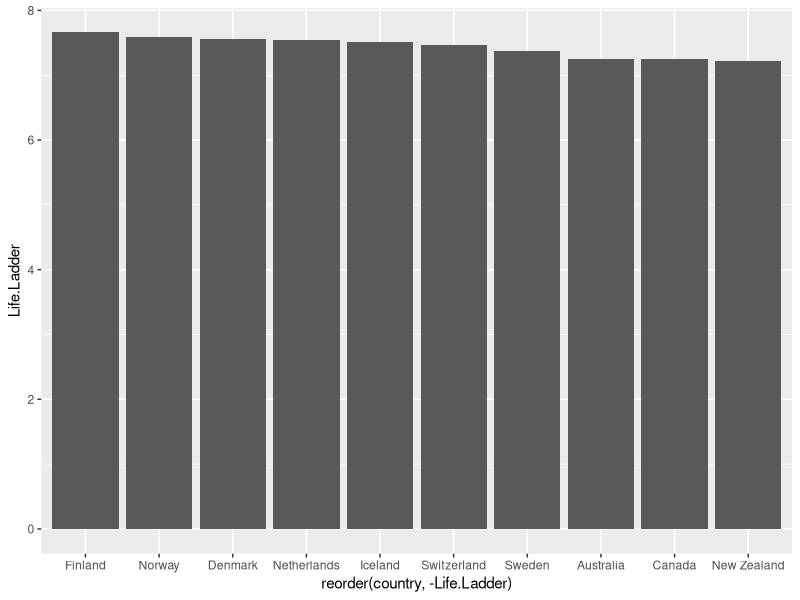

Generate this figure with R:
## ---- chunk 1
# Packages required
library(dplyr)
library(ggrepel)
library(ggplot2)
library(gtable)
library(grid)
library(gridExtra)
library(png)
library(jpeg)
library(gganimate)

# Read the 2017 dataset, saved from Excel as .csv, and take a quick look
data.df <- read.csv("data/online+data+chapter+2+whr+2017.csv")

## ---- chunk 2
this_year_core.df <- select(data.df,country, year, Life.Ladder) %>%
  filter(year == 2016) %>%
  arrange(desc(Life.Ladder))

ggplot(this_year_core.df[1:10,],aes(x=reorder(country,-Life.Ladder),y=Life.Ladder)) +
  geom_bar(stat = "identity")
